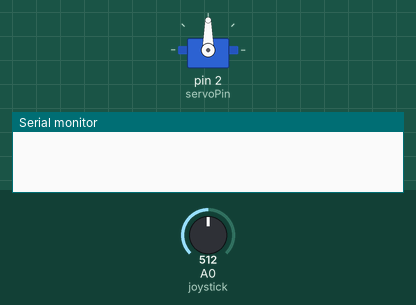
Bench run of a sketch on a simulated Arduino Uno, built with avr-gcc and run on an emulated ATmega328P. On the bench: servo, the last lines printed to the serial monitor. Inputs (shaded band) come from the test bench; at power-on: A0 (joystick) = 512.

Above: at 1.2 s.
1.3 s: A0 (joystick) set to 527
At 2.3 s:
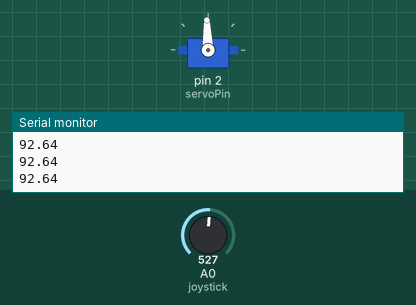
3.2 s: A0 (joystick) set to 716
At 4.3 s:
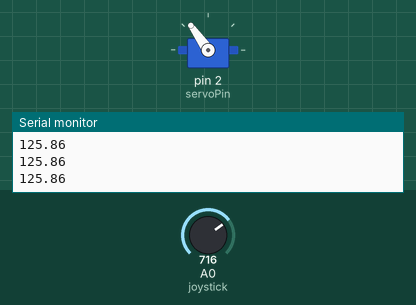
4.7 s: A0 (joystick) set to 900
At 5.3 s:
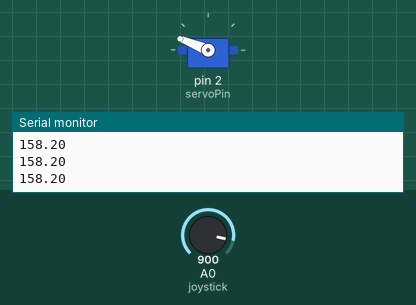
6.2 s: A0 (joystick) set to 1023
At 7.4 s:
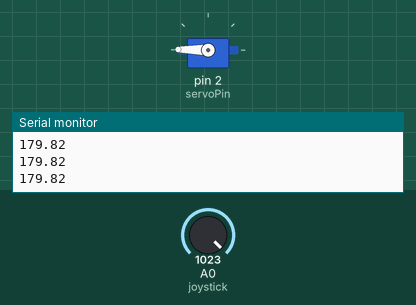
7.7 s: A0 (joystick) set to 306
At 8.9 s:
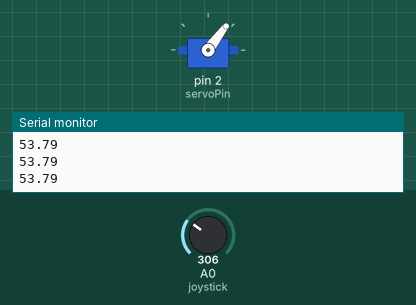
9.2 s: A0 (joystick) set to 490
At 9.7 s:
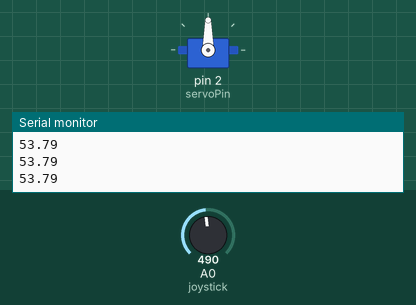
Timing chart, 0 to 11.7 s (numbered marks = the images above; inputs shaded):
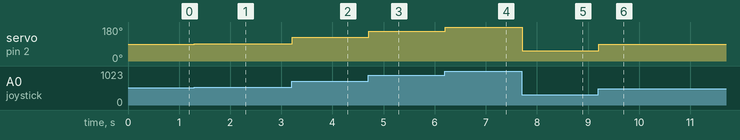

Measured:
- after the input at 1.3 s, servo on pin 2 (servoPin): 90° → 92° at once
- after the input at 3.2 s, servo on pin 2 (servoPin): 92° → 125° at once
- after the input at 4.7 s, servo on pin 2 (servoPin): 125° → 158° at once
- after the input at 6.2 s, servo on pin 2 (servoPin): 158° → 179° at once
- after the input at 7.7 s, servo on pin 2 (servoPin): 179° → 53° at once
- after the input at 9.2 s, servo on pin 2 (servoPin): 53° → 90° at once

The sketch:

Servocontrolled.ino
```cpp
#include <Servo.h>

#define joystick 0
#define servoPin 2
Servo myServo;

void setup() {
  // put your setup code here, to run once:
  myServo.attach(servoPin);
  myServo.write(0); //center
  pinMode(joystick, OUTPUT);
  Serial.begin(9600);

}

void loop() {
  // put your main code here, to run repeatedly:
  int Vx = analogRead(joystick);
  MoveServo(Vx);
}

void MoveServo(int Vx) {
  float displacement = 180.0/1024.0 * Vx;
  if(Vx <= 480)
  {
    Serial.println(displacement);
    myServo.write((int)displacement);
  }
  else if (Vx >= 520)
  {
    Serial.println(displacement);
    myServo.write(0 + (int)displacement);
  }
  else{
    myServo.write(90);
  }

}
```
